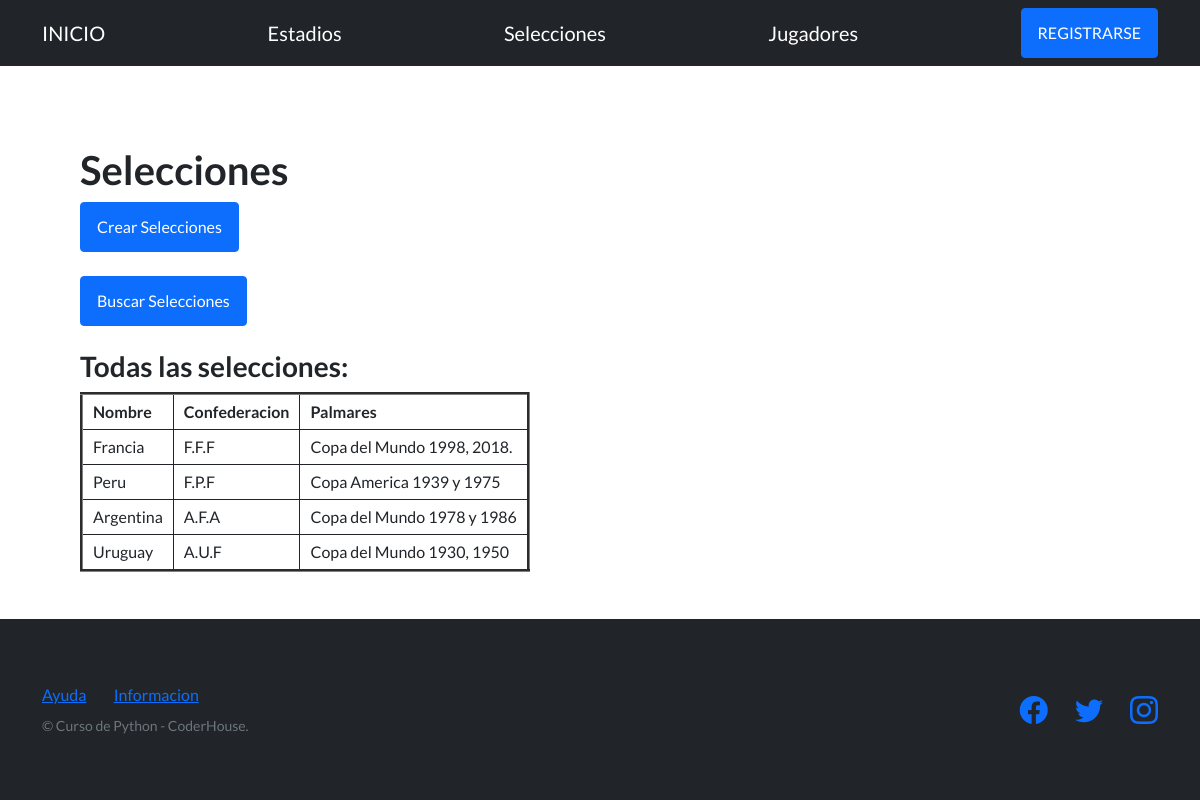
Page /mundial-site/seleciones/ on the committed database.
### app_mundial/models.py (models this page shows, shortened)
class Selecciones(models.Model):
     nombre = models.CharField(max_length=128)
     confederacion = models.CharField(max_length=128)
     palmares = models.CharField(max_length=50)

### app_mundial/views.py (the view)
# urls.py: path('seleciones/', views.selecciones, name="selecciones"),
def selecciones(request):
      selecciones = Selecciones.objects.all()
      return render(request, "app_mundial/selecciones.html", {"selecciones":selecciones})

### app_mundial/templates/app_mundial/selecciones.html (shortened to what this page needs)
{% extends "app_mundial/plantilla_base.html" %}
{% block contenido_base %}
<h1>Selecciones</h1>
<a href="{% url "selecciones_formulario" %}"><button type="button" class="btn btn-primary">Crear Selecciones</button></a>
<br><br>
<a href="{% url "busqueda_selecciones_form" %}"><button type="button" class="btn btn-primary">Buscar Selecciones</button></a>
<br><br>
<h3>Todas las selecciones:</h3>
<table border="3">
    <tr>
        <td>
            <b>Nombre</b>
        </td>
        <td>
            <b>Confederacion</b>
        </td>
         <td>
            <b>Palmares</b>
        </td>
    </tr>
    {% for seleccion in selecciones %}
    <tr>
        <td>{{seleccion.nombre}}</td>
        <td>{{seleccion.confederacion}}</td>
        <td>{{seleccion.palmares}}</td>
    </tr>
    {% endfor %}
</table>
{% endblock contenido_base %}

### app_mundial/templates/app_mundial/selecciones.html (style rules this page uses)
th, td { border:1px solid; padding:5px 10px; }

### rows in the picture
Selecciones: nombre "Francia", confederacion "F.F.F", palmares "Copa del Mundo 1998, 2018."
Selecciones: nombre "Peru", confederacion "F.P.F", palmares "Copa America 1939 y 1975"
Selecciones: nombre "Argentina", confederacion "A.F.A", palmares "Copa del Mundo 1978 y 1986"
Selecciones: nombre "Uruguay", confederacion "A.U.F", palmares "Copa del Mundo 1930, 1950"
